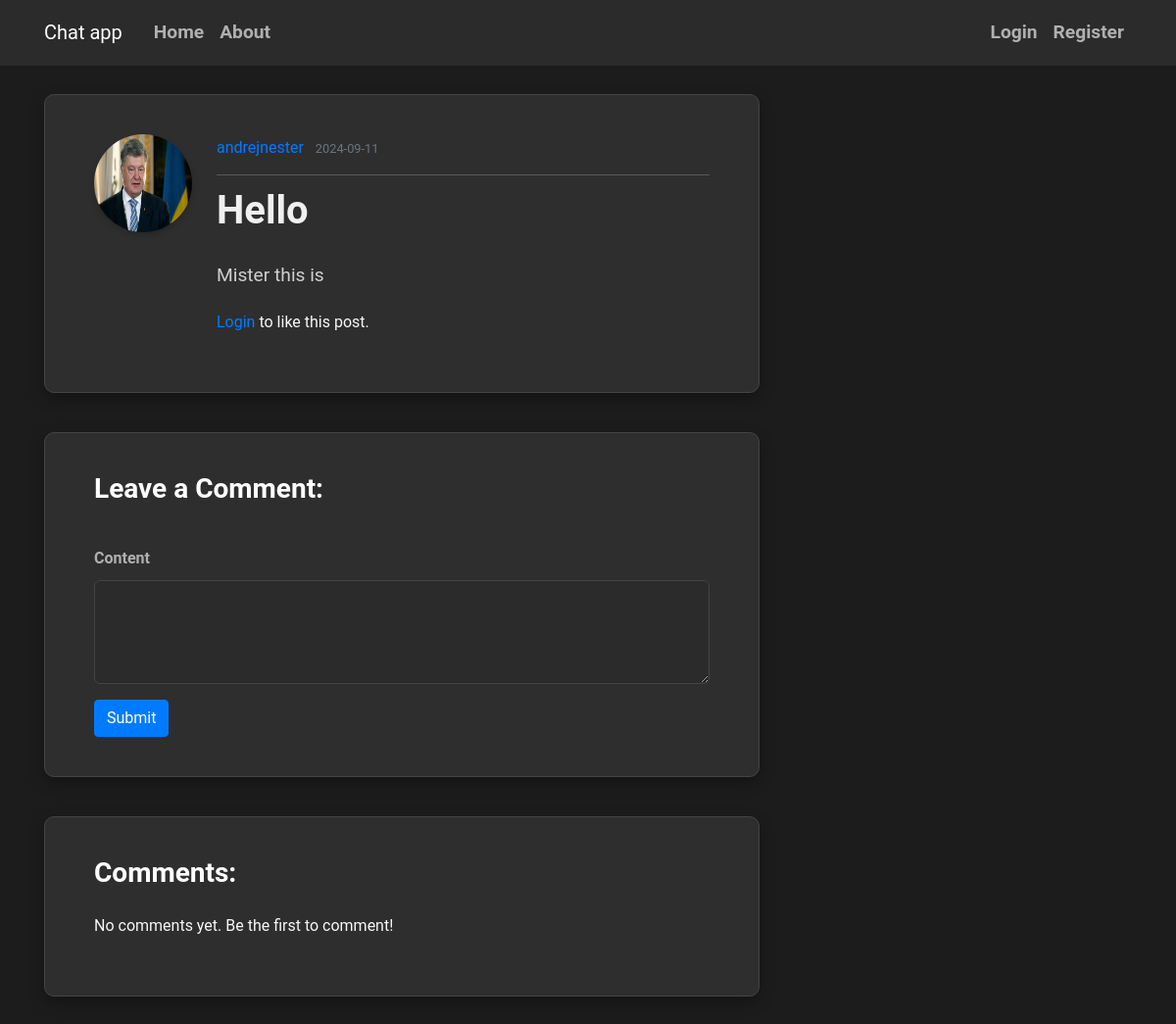
/post/1, run on an earlier commit of the app's database.
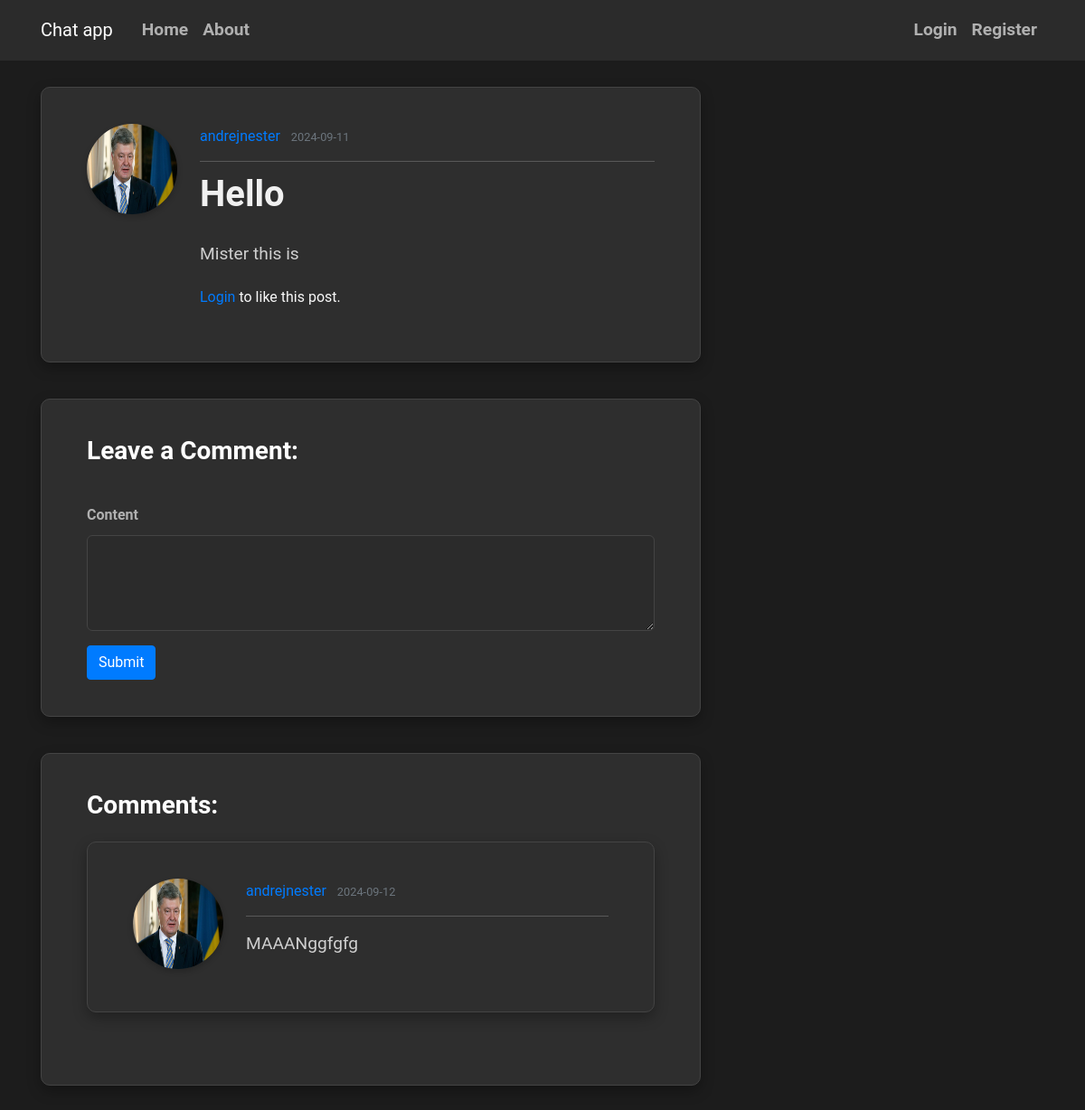
And on a later commit of the database.
### flaskblog/models.py (models this page shows, shortened)
class Comment(db.Model):
    id=db.Column(db.Integer,primary_key=True)
    content=db.Column(db.Text)
    timestamp=db.Column(db.DateTime,index=True,default=datetime.utcnow())
    author_id=db.Column(db.Integer,db.ForeignKey('user.id'))
    post_id=db.Column(db.Integer,db.ForeignKey('post.id'))
    author = db.relationship('User', backref='comments')

class User(db.Model, UserMixin):
    id = db.Column(db.Integer, primary_key=True)
    username = db.Column(db.String(20), unique=True, nullable=False)
    email = db.Column(db.String(120), unique=True, nullable=False)
    image_file = db.Column(db.String(20), nullable=False, default='default.jpg')
    password = db.Column(db.String(60), nullable=False)
    posts = db.relationship('Post', backref='author', lazy=True)
    followed = db.relationship('Follow', foreign_keys='Follow.follower_id',
                               back_populates='follower', lazy='dynamic',
                               cascade='all, delete-orphan')
    followers = db.relationship('Follow', foreign_keys='Follow.followed_id',
                                back_populates='followed', lazy='dynamic',
                                cascade='all, delete-orphan')
    sent_messages = db.relationship('Message', foreign_keys='Message.sender_id',
                                    back_populates='sender', lazy=True)
    received_messages = db.relationship('Message', foreign_keys='Message.recipient_id',
                                        back_populates='recipient', lazy=True)

### flaskblog/routes.py (the view, shortened to what this page needs)
@app.route("/post/<int:post_id>",methods=['GET','POST'])
def post(post_id):
    form=CommentForm()
    post=Post.query.get_or_404(post_id)
    comments = post.comments.order_by(Comment.timestamp.asc()).all()
    return render_template('post.html',post=post,comments=comments,form=form)

### flaskblog/forms.py
class CommentForm(FlaskForm):
    content=TextAreaField('Content',validators=[DataRequired()])
    submit=SubmitField('Send')

### flaskblog/templates/post.html (shortened to what this page needs)
{% extends "base.html" %}
{% block content %}
    <article class="media content-section">
        <img class="rounded-circle article-img" src="{{url_for('static', filename='pictures/' + post.author.image_file)}}" alt="">
        <div class="media-body">
            <div class="article-metadata">
                <a class="mr-2" href="{{ url_for('user_info',username=post.author.username) }}">{{ post.author.username }}</a>
                <small class="text-muted">{{ post.date_posted.strftime('%Y-%m-%d') }}</small>
            </div>
            <h2><a class="article-title" href="{{ url_for('post', post_id=post.id) }}">{{ post.title }}</a></h2>
            <p class="article-content">{{ post.content }}</p>
            <div class="likes-container">
                {% if current_user.is_authenticated %}
                    {% if post.is_liking(current_user) %}
                        <a class="like-icon" href="{{ url_for('unlike_post', post_id=post.id) }}">&#10084;Unlike</a>
                        <a href="{{ url_for('post_likes',post_id=post.id) }}" class="likes-count">{{ post.post_likes.count() }}</a>
                    {% else %}
                        <a class="like-icon" href="{{ url_for('like_post', post_id=post.id) }}">&#10084;Like</a>
                        <a href="{{ url_for('post_likes',post_id=post.id) }}" class="likes-count">{{ post.post_likes.count() }}</a>
                    {% endif %}
                {% else %}
                    <p><a href="{{ url_for('login') }}">Login</a> to like this post.</p>
                {% endif %}
            </div>
        </div>
    </article>
    <section class="content-section">
        <h3>Leave a Comment:</h3>
        <form method="POST" action="">
            <div class="form-group">
                {{ form.content.label(class="form-control-label") }}
                {{ form.content(class="form-control", rows="3") }}
            </div>
            <button type="submit" class="btn btn-primary">Submit</button>
        </form>
    </section>
    <section class="content-section">
        <h3>Comments:</h3>
        {% for comment in comments %}
            <article class="media content-section">
                <img class="rounded-circle article-img" src="{{ url_for('static', filename='pictures/default.jpg') }}" alt="">
                <div class="media-body">
                    <div class="article-metadata">
                        <a class="mr-2" href="{{ url_for('user_info',username=comment.author.username) }}">{{ comment.author.username }}</a>
                        <small class="text-muted">{{ comment.timestamp.strftime('%Y-%m-%d') }}</small>
                    </div>
                    <p class="article-content">{{ comment.content }}</p>
                </div>
        {% else %}
            <p>No comments yet. Be the first to comment!</p>
        {% endfor %}
    </section>
{% endblock %}

What changed in the data, as far as the page shows it:
added Comment: author.username "andrejnester", timestamp "2024-09-12", content "MAAANggfgfg"
Also different on the page:
text no longer shown: "No comments yet. Be the first to comment!"
